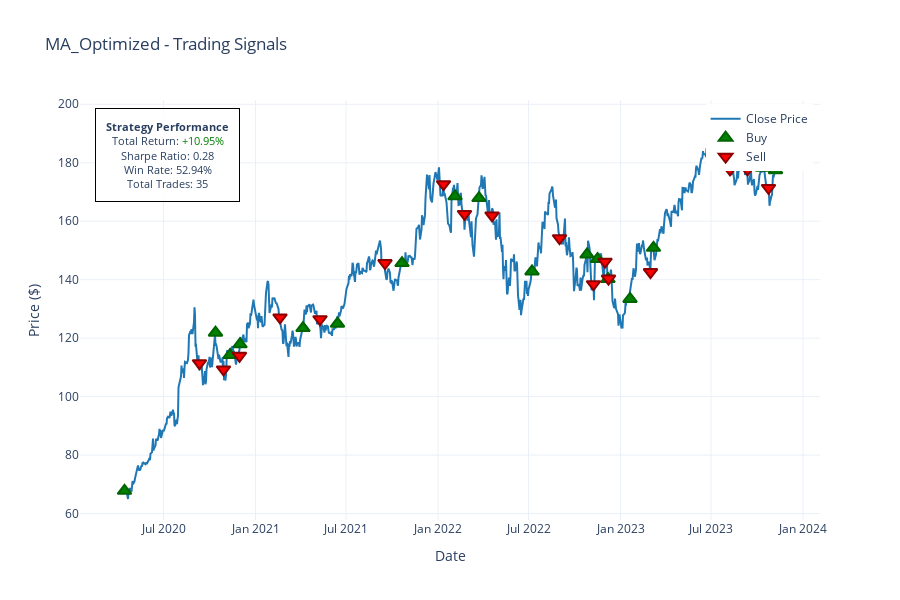

The notebook cell saved with this chart:
### Code cell
# Visualize trading signals for optimized strategy
optimized_result = optimized_results.get_strategy("MA_Optimized")
fig = optimized_result.plot_trades(data)
fig.show()

### Figure 1 — Plotly figure (JSON) as saved in the notebook; plotly's stock layout.template omitted (floating-point values rounded to 4 significant figures; data arrays with more than 128 entries replaced by an {"elided": "..."} marker saying what was removed)
{"data": [{"hovertemplate": "Date: %{x}<br>Price: $%{y:.2f}<extra></extra>", "line": {"color": "#1f77b4", "width": 2}, "mode": "lines", "name": "Close Price", "type": "scatter", "x": {"elided": "900 str values"}, "y": {"elided": "900 float values"}}, {"customdata": [10, 10, 10, 10, 10, 10, 10, 10, 10, 10, 10, 10, 10, 10, 10, 10, 10, 10], "hovertemplate": "<b>BUY</b><br>Date: %{x}<br>Price: $%{y:.2f}<br>Shares: %{customdata:.2f}<extra></extra>", "marker": {"color": "green", "line": {"color": "darkgreen", "width": 2}, "size": 12, "symbol": "triangle-up"}, "mode": "markers", "name": "Buy", "type": "scatter", "x": ["2020-04-14T00:00:00", "2020-10-13T00:00:00", "2020-11-11T00:00:00", "2020-12-01T00:00:00", "2021-04-06T00:00:00", "2021-06-14T00:00:00", "2021-10-21T00:00:00", "2022-02-04T00:00:00", "2022-03-24T00:00:00", "2022-07-08T00:00:00", "2022-10-26T00:00:00", "2022-11-16T00:00:00", "2022-12-07T00:00:00", "2023-01-20T00:00:00", "2023-03-08T00:00:00", "2023-09-05T00:00:00", "2023-10-12T00:00:00", "2023-11-07T00:00:00"], "y": [67.78, 121.9, 114.2, 117.9, 123.4, 124.9, 145.7, 168.5, 167.9, 142.8, 148.6, 147.1, 140.2, 133.4, 150.9, 186.5, 178.3, 177.4]}, {"customdata": [[10, 435.5], [10, -126.6], [10, -3.283], [10, 90.56], [10, 29.28], [10, 206.0], [10, 268.1], [10, -61.9], [10, -60.91], [10, 112.5], [10, -103.0], [10, -10.53], [10, 0.2723], [10, 90.48], [10, 266.1], [10, -88.82], [10, -71.23]], "hovertemplate": "<b>SELL</b><br>Date: %{x}<br>Price: $%{y:.2f}<br>Shares: %{customdata[0]:.2f}<br>P&L: $%{customdata[1]:.2f}<extra></extra>", "marker": {"color": "red", "line": {"color": "darkred", "width": 2}, "size": 12, "symbol": "triangle-down"}, "mode": "markers", "name": "Sell", "type": "scatter", "x": ["2020-09-11T00:00:00", "2020-10-29T00:00:00", "2020-11-30T00:00:00", "2021-02-19T00:00:00", "2021-05-10T00:00:00", "2021-09-17T00:00:00", "2022-01-12T00:00:00", "2022-02-23T00:00:00", "2022-04-19T00:00:00", "2022-09-01T00:00:00", "2022-11-08T00:00:00", "2022-12-01T00:00:00", "2022-12-08T00:00:00", "2023-03-02T00:00:00", "2023-08-08T00:00:00", "2023-09-12T00:00:00", "2023-10-24T00:00:00"], "y": [111.4, 109.3, 114.0, 127.1, 126.5, 145.7, 172.7, 162.5, 162.0, 154.2, 138.5, 146.1, 140.4, 142.6, 177.7, 177.7, 171.4]}], "layout": {"annotations": [{"bgcolor": "rgba(255, 255, 255, 0.9)", "bordercolor": "black", "borderpad": 10, "borderwidth": 1, "font": {"size": 11}, "showarrow": false, "text": "<b>Strategy Performance</b><br>Total Return: <span style='color:green'>+10.95%</span><br>Sharpe Ratio: 0.28<br>Win Rate: 52.94%<br>Total Trades: 35", "x": 0.02, "xanchor": "left", "xref": "paper", "y": 0.98, "yanchor": "top", "yref": "paper"}], "height": 600, "hovermode": "closest", "legend": {"x": 0.99, "xanchor": "right", "y": 0.99, "yanchor": "top"}, "showlegend": true, "title": {"text": "MA_Optimized - Trading Signals"}, "xaxis": {"title": {"text": "Date"}}, "yaxis": {"title": {"text": "Price ($)"}}}}
